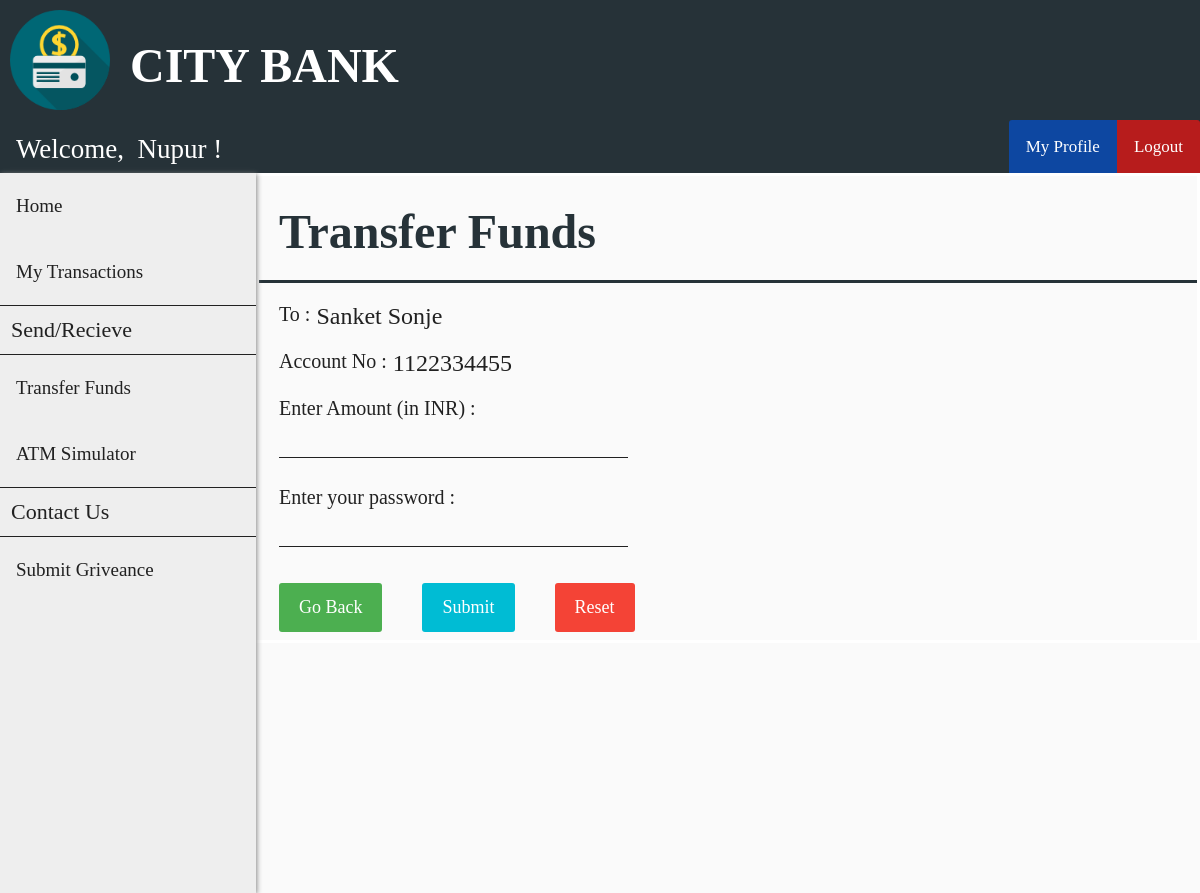
/send_funds.php?cust_id=2 (signed in), run on the app's committed database.
### tables this page shows
CREATE TABLE `customer` (
  `cust_id` int(11) NOT NULL,
  `first_name` varchar(30) DEFAULT NULL,
  `last_name` varchar(30) DEFAULT NULL,
  `gender` varchar(10) DEFAULT NULL,
  `dob` date DEFAULT NULL,
  `aadhar_no` varchar(12) DEFAULT NULL,
  `email` varchar(30) DEFAULT NULL,
  `phone_no` varchar(20) DEFAULT NULL,
  `address` varchar(255) DEFAULT NULL,
  `branch` varchar(30) DEFAULT NULL,
  `account_no` int(11) DEFAULT NULL,
  `pin` int(4) DEFAULT NULL,
  `uname` varchar(30) DEFAULT NULL,
  `pwd` varchar(30) DEFAULT NULL,
  `imei` double NOT NULL,
  `random` double NOT NULL,
  `result` tinyint(1) NOT NULL
);

### send_funds.php (the view, shortened to what this page needs)
<?php
    include "header.php";
    include "customer_navbar.php";
    include "customer_sidebar.php";
    if (isset($_GET['cust_id'])) {
        $id = $_GET['cust_id'];
    }
    $sql0 = "SELECT * FROM customer WHERE cust_id=".$id;
    $result0 = $conn->query($sql0);
    $row0 = $result0->fetch_assoc();
?>
<!DOCTYPE html>
<html>
<head>
    <link rel="stylesheet" href="customer_add_style.css">
</head>
<body>
    <form class="add_customer_form" action="send_funds_action.php?cust_id=<?php echo $id ?>" method="post">
        <div class="flex-container-form_header">
            <h1 id="form_header">Transfer Funds</h1>
        </div>
        <div class="flex-container">
            <div class=container>
                <label>
                    To : <label id="info_label">
                        <?php echo $row0["first_name"]." ".$row0["last_name"] ?>
                    </label>
                </label>
            </div>
        </div>
        <div class="flex-container">
            <div class=container>
                <label>Account No : <label id="info_label"><?php echo $row0["account_no"] ?></label></label>
            </div>
        </div>
        <div class="flex-container">
            <div class=container>
                <label>Enter Amount (in INR) :</label><br>
                <input name="amt" size="24" type="text" required />
            </div>
        </div>
        <div class="flex-container">
            <div  class=container>
                <label>Enter your password :</b></label><br>
                <input name="password" size="24" type="password" required />
            </div>
        </div>
        <div class="flex-container">
            <div class="container">
                <a href="/beneficiary.php" class="button">Go Back</a>
            </div>
            <div class="container">
                <button type="submit">Submit</button>
            </div>
            <div class="container">
                <button type="reset" class="reset" onclick="return confirmReset();">Reset</button>
            </div>
        </div>
    </form>
</body>
</html>

### customer_navbar.php (shortened to what this page needs)
<?php
    include "connect.php";
    if (isset($_SESSION['loggedIn_cust_id'])) {
        $sql0 = "SELECT * FROM customer WHERE cust_id=".$_SESSION['loggedIn_cust_id'];
        $result = $conn->query($sql0);
        $row = $result->fetch_assoc();
    }
?>
<!DOCTYPE html>
<html>
<head>
    <link rel="stylesheet" href="user_navbar_style.css">
</head>
<body>
    <div class="nav-wrapper">
        <div class="topnav" id="theTopNav">
            <a id="user">Welcome, &nbsp<?php echo $row["first_name"]; ?> !</a>
            <a id="logout" href="logout_action.php" onclick="return confirm('Are you sure?')">Logout</a>
            <a id="profile" href="customer_profile.php">My Profile</a>
        </div>
    </div>
</body>
</html>

### header_style.css (style rules this page uses)
body { margin: 0; padding: 0; background-color: #FAFAFA; }
h1 { font-family: OpenSans-Light; color: white; font-size: 3rem; line-height: 3rem; margin-top: calc((1.5rem - 2rem) + 2.5rem); margin-bottom: 1.5rem; }

### user_navbar_style.css (style rules this page uses)
.nav-wrapper { height: 53px; background: #333; }
.nav-wrapper .topnav { background-color: #263238; overflow: hidden; height: 53px; }
.topnav a[id="user"] { float: left; display: block; color: white; text-align: center; padding: 14px 16px; text-decoration: none; font-size: 27px; font-family: Roboto-Light; }
.topnav a[id="profile"] { float: right; display: block; color: white; text-align: center; padding: 17px 17px; text-decoration: none; font-size: 17px; font-family: OpenSans-Bold; background-color: #0D47A1; border-top-left-radius: 3px; }
.topnav a[id="logout"] { float: right; display: block; color: white; text-align: center; padding: 17px 17px; text-decoration: none; font-size: 17px; font-family: OpenSans-Bold; background-color: #b71c1c; border-top-right-radius: 3px; }

### customer_add_style.css (style rules this page uses)
.flex-container { display: -webkit-flex; display: flex; margin-left: 256px; width: auto; height: auto; -webkit-flex-wrap: wrap; flex-wrap: wrap; background-color: #FAFAFA; }
.flex-container-form_header { display: -webkit-flex; display: flex; margin-left: 256px; width: auto; height: auto; background-color: #FAFAFA; border-bottom: 3px solid #263238; }
h1[id="form_header"] { margin-left: 20px; font-family: Roboto-Thin; color: #263238; }
form { border: 3px solid white; width: inherit; margin-left: 0px; }
label { display: block; float: left; color: #212121; font-family: OpenSans-Bold; font-size: 20px; }
label[id="info_label"] { display: block; float: right; margin-left: 6px; font-family: Roboto-Regular; color: #212121; font-size: 24px; }
input[type=text], input[type=password] { font-family: Roboto-Regular; color: #212121; font-size: 24px; width: auto; margin: 8px 0; padding: 1px 1px; border: 0; border-bottom: 1px solid #212121; box-sizing: border-box; background-color: transparent; }
.container { margin-top: 20px; margin-left: 20px; margin-right: 20px; float: left; display: inline-block; }
button { font-family: OpenSans-Regular; font-size: 18px; background-color: #00BCD4; color: white; padding: 14px 20px; margin: 8px 0; border: none; cursor: pointer; width: 100%; border-radius: 3px; }
.button { background-color: #4CAF50; border: none; color: white; font-family: OpenSans-Regular; font-size: 18px; padding: 14px 20px; margin: 8px 0; text-align: center; text-decoration: none; display: inline-block; border-radius: 3px; cursor: pointer; }
.reset { width: auto; background-color: #f44336; }

### data on the page
customer: first_name "Nupur"
customer: first_name "Sanket", last_name "Sonje", account_no "1122334455"
